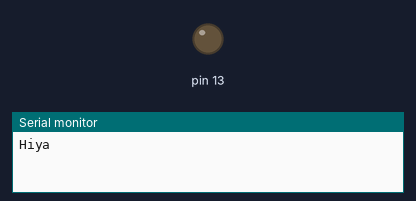
Simulated run of this sketch. Board: Arduino Uno, built with avr-gcc and run on an emulated ATmega328P. Shown: output pins drawn as LEDs (lit = HIGH), the last lines printed to the serial monitor.

Above: at 0.25 s.
At 6.45 s:
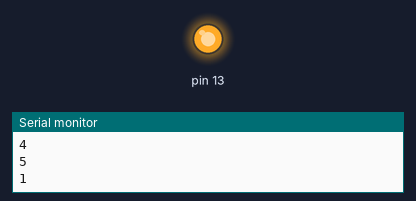
Timing chart, 0 to 6.9 s (numbered marks = the images above):
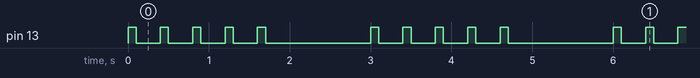

Measured:
- by itself, pin 13: repeats every 3.0 s: 4 × (LOW 0.30 s, HIGH 0.10 s), LOW 1.3 s, HIGH 0.10 s
- by itself, everything shown: repeats every 3.0 s, in 10 steps

The sketch:

BLinkLED.ino
```cpp
void setup() {
  pinMode(13,OUTPUT);
  Serial.begin(9600);
  Serial.println("Hiya");
}
void blinkLED(int x){
  int i;
  for(i = 0;i < x;i ++){
  digitalWrite(13,HIGH);
  delay(100);
  digitalWrite(13,LOW);
  delay(300);
  int value=i+1;
  Serial.println(value);}
}
void loop() {
  blinkLED(5);
  delay(1000);

}
```
